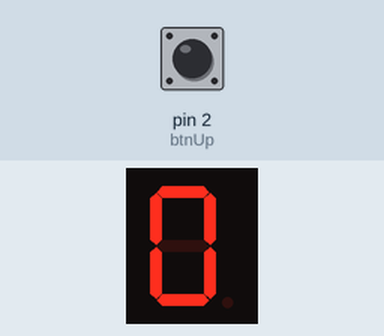
A sketch run on a simulated Arduino Uno, built with avr-gcc and run on an emulated ATmega328P. On the bench: 1-digit seven-segment display. Wiring (inferred from the names in the program): 1-digit 7-segment display, segments lit when LOW: segments pin 7, pin 6, pin 5, pin 11, pin 10, pin 8, pin 9, pin 4. The inputs (shaded band) are chosen by the test bench; at power-on: pin 2 (btnUp) HIGH. The segment pins are drawn as the display they are named for.

Above: at 1.2 s.
1.3 s: pin 2 (btnUp) pulled LOW for 0.15 s
At 1.9 s:
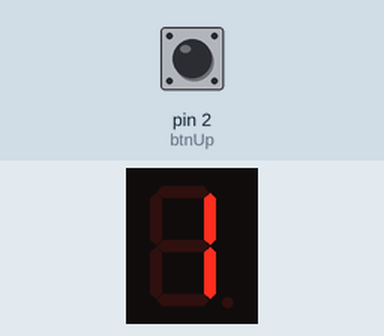
2.9 s: pin 2 (btnUp) pulled LOW for 1 s
At 4.3 s:
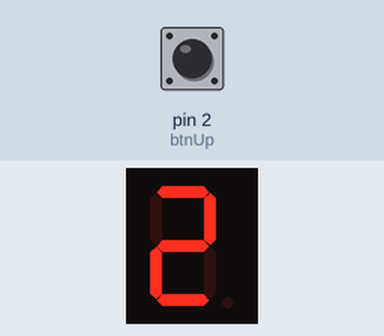
5.4 s: pin 2 (btnUp) pulled LOW for 0.15 s
At 6.2 s:
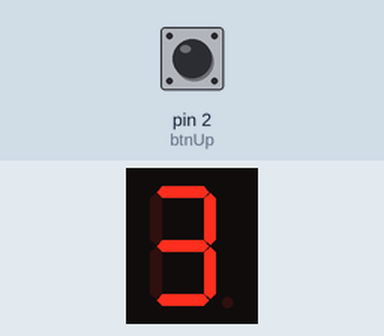
7.0 s: pin 2 (btnUp) pulled LOW for 1 s
At 7.4 s:
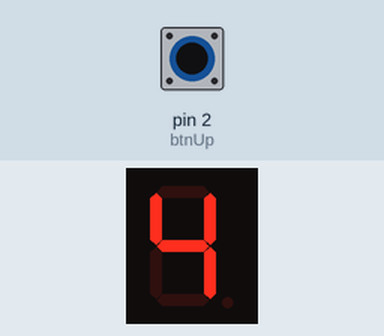
Timing chart, 0 to 10.0 s (numbered marks = the images above; inputs shaded):
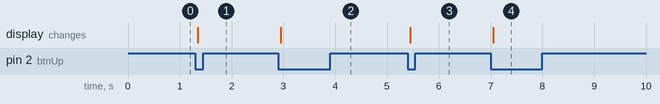

The sketch:

modul2-counterpushbutton.ino
```cpp
// ============================== PIN ==============================
const int segmentPins[8] = {7, 6, 5, 11, 10, 8, 9, 4};
// a b c d e f g dp

// Sesuaikan dengan kabel hijau di gambar (terhubung ke pin 2)
const int btnUp = 2;

// ============================== DATA ==============================
// CC: 1 = ON, 0 = OFF
byte digitPattern[16][8] = {
  {1,1,1,1,1,1,0,0}, //0
  {0,1,1,0,0,0,0,0}, //1
  {1,1,0,1,1,0,1,0}, //2
  {1,1,1,1,0,0,1,0}, //3
  {0,1,1,0,0,1,1,0}, //4
  {1,0,1,1,0,1,1,0}, //5
  {1,0,1,1,1,1,1,0}, //6
  {1,1,1,0,0,0,0,0}, //7
  {1,1,1,1,1,1,1,0}, //8
  {1,1,1,1,0,1,1,0}, //9
  {1,1,1,0,1,1,1,0}, //A
  {0,0,1,1,1,1,1,0}, //b
  {1,0,0,1,1,1,0,0}, //C
  {0,1,1,1,1,0,1,0}, //d
  {1,0,0,1,1,1,1,0}, //E
  {1,0,0,0,1,1,1,0}  //F
};

int currentDigit = 0;
bool lastUpState = HIGH;

// ============================== FUNCTION ==============================
void displayDigit(int num)
{
  for(int i=0; i<8; i++)
  {
    // Menggunakan ! karena Seven Segment kamu kemungkinan Common Anode
    digitalWrite(segmentPins[i], !digitPattern[num][i]);
  }
}

// ============================== SETUP ==============================
void setup()
{
  for(int i=0; i<8; i++)
  {
    pinMode(segmentPins[i], OUTPUT);
  }

  pinMode(btnUp, INPUT_PULLUP);
  displayDigit(currentDigit);
}

// ============================== LOOP ==============================
void loop()
{
  bool upState = digitalRead(btnUp);

  // Edge detection: mendeteksi saat tombol ditekan (HIGH ke LOW)
  if(lastUpState == HIGH && upState == LOW)
  {
    delay(50); // Debounce lebih pendek agar responsif
    currentDigit++;
    if(currentDigit > 15) currentDigit = 0;
    displayDigit(currentDigit);

    // Tunggu sampai tombol dilepas agar tidak looping terus
    while(digitalRead(btnUp) == LOW);
    delay(50);
  }

  lastUpState = upState;
}
```

Measured:
- after the input at 1.3 s, the display: changes after 0.05 s (image 1)
- after the input at 2.9 s, the display: changes after 0.05 s (image 2)
- after the input at 5.4 s, the display: changes after 0.05 s (image 3)
- after the input at 7.0 s, the display: changes after 0.05 s (image 4)
